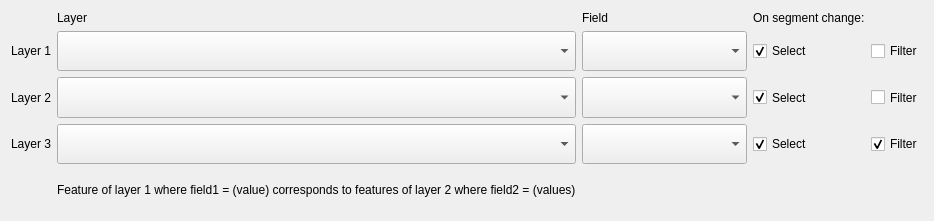
<?xml version="1.0" encoding="UTF-8"?>
<ui version="4.0">
 <class>Dialog</class>
 <widget class="QDialog" name="Dialog">
  <property name="geometry">
   <rect>
    <x>0</x>
    <y>0</y>
    <width>934</width>
    <height>221</height>
   </rect>
  </property>
  <property name="windowTitle">
   <string>Set layers</string>
  </property>
  <layout class="QGridLayout" name="gridLayout">
   <item row="0" column="1">
    <widget class="QLabel" name="label_4">
     <property name="sizePolicy">
      <sizepolicy hsizetype="MinimumExpanding" vsizetype="Fixed">
       <horstretch>0</horstretch>
       <verstretch>0</verstretch>
      </sizepolicy>
     </property>
     <property name="text">
      <string>Layer</string>
     </property>
    </widget>
   </item>
   <item row="1" column="2">
    <widget class="uniqueFieldBox" name="field1">
     <property name="sizePolicy">
      <sizepolicy hsizetype="MinimumExpanding" vsizetype="Preferred">
       <horstretch>0</horstretch>
       <verstretch>0</verstretch>
      </sizepolicy>
     </property>
     <property name="toolTip">
      <string>&lt;html&gt;&lt;head/&gt;&lt;body&gt;&lt;p&gt;Field for mapping&lt;/p&gt;&lt;/body&gt;&lt;/html&gt;</string>
     </property>
    </widget>
   </item>
   <item row="3" column="0">
    <widget class="QLabel" name="label_3">
     <property name="sizePolicy">
      <sizepolicy hsizetype="Minimum" vsizetype="Preferred">
       <horstretch>0</horstretch>
       <verstretch>0</verstretch>
      </sizepolicy>
     </property>
     <property name="text">
      <string>Layer 3</string>
     </property>
    </widget>
   </item>
   <item row="0" column="2">
    <widget class="QLabel" name="label_5">
     <property name="sizePolicy">
      <sizepolicy hsizetype="Minimum" vsizetype="Fixed">
       <horstretch>0</horstretch>
       <verstretch>0</verstretch>
      </sizepolicy>
     </property>
     <property name="text">
      <string>Field</string>
     </property>
    </widget>
   </item>
   <item row="3" column="2">
    <widget class="uniqueFieldBox" name="field3">
     <property name="sizePolicy">
      <sizepolicy hsizetype="Preferred" vsizetype="Preferred">
       <horstretch>0</horstretch>
       <verstretch>0</verstretch>
      </sizepolicy>
     </property>
     <property name="toolTip">
      <string>&lt;html&gt;&lt;head/&gt;&lt;body&gt;&lt;p&gt;Only required if using 'add features within geometry'. Field of buffers to use for mapping. Values should be same as layer 1 field. &lt;/p&gt;&lt;/body&gt;&lt;/html&gt;</string>
     </property>
    </widget>
   </item>
   <item row="0" column="3">
    <widget class="QLabel" name="label_6">
     <property name="sizePolicy">
      <sizepolicy hsizetype="Minimum" vsizetype="Fixed">
       <horstretch>0</horstretch>
       <verstretch>0</verstretch>
      </sizepolicy>
     </property>
     <property name="text">
      <string>On segment change:</string>
     </property>
    </widget>
   </item>
   <item row="3" column="4">
    <widget class="QCheckBox" name="filter3">
     <property name="sizePolicy">
      <sizepolicy hsizetype="Preferred" vsizetype="Preferred">
       <horstretch>0</horstretch>
       <verstretch>0</verstretch>
      </sizepolicy>
     </property>
     <property name="text">
      <string>Filter</string>
     </property>
     <property name="checked">
      <bool>true</bool>
     </property>
    </widget>
   </item>
   <item row="2" column="0">
    <widget class="QLabel" name="label_2">
     <property name="sizePolicy">
      <sizepolicy hsizetype="Minimum" vsizetype="Preferred">
       <horstretch>0</horstretch>
       <verstretch>0</verstretch>
      </sizepolicy>
     </property>
     <property name="text">
      <string>Layer 2</string>
     </property>
    </widget>
   </item>
   <item row="3" column="3">
    <widget class="QCheckBox" name="select3">
     <property name="sizePolicy">
      <sizepolicy hsizetype="Preferred" vsizetype="Preferred">
       <horstretch>0</horstretch>
       <verstretch>0</verstretch>
      </sizepolicy>
     </property>
     <property name="text">
      <string>Select</string>
     </property>
     <property name="checked">
      <bool>true</bool>
     </property>
    </widget>
   </item>
   <item row="3" column="1">
    <widget class="QgsMapLayerComboBox" name="layer3">
     <property name="sizePolicy">
      <sizepolicy hsizetype="MinimumExpanding" vsizetype="Preferred">
       <horstretch>0</horstretch>
       <verstretch>0</verstretch>
      </sizepolicy>
     </property>
     <property name="toolTip">
      <string>&lt;html&gt;&lt;head/&gt;&lt;body&gt;&lt;p&gt;Like layer 1 but with polygon geometry. Only required if using 'add features within geometry'.&lt;/p&gt;&lt;/body&gt;&lt;/html&gt;</string>
     </property>
     <property name="allowEmptyLayer">
      <bool>true</bool>
     </property>
    </widget>
   </item>
   <item row="2" column="4">
    <widget class="QCheckBox" name="filter2">
     <property name="sizePolicy">
      <sizepolicy hsizetype="Preferred" vsizetype="Preferred">
       <horstretch>0</horstretch>
       <verstretch>0</verstretch>
      </sizepolicy>
     </property>
     <property name="text">
      <string>Filter</string>
     </property>
    </widget>
   </item>
   <item row="2" column="2">
    <widget class="uniqueFieldBox" name="field2">
     <property name="sizePolicy">
      <sizepolicy hsizetype="Preferred" vsizetype="Preferred">
       <horstretch>0</horstretch>
       <verstretch>0</verstretch>
      </sizepolicy>
     </property>
     <property name="toolTip">
      <string>&lt;html&gt;&lt;head/&gt;&lt;body&gt;&lt;p&gt;Field of layer 2 for mapping&lt;/p&gt;&lt;/body&gt;&lt;/html&gt;</string>
     </property>
    </widget>
   </item>
   <item row="2" column="1">
    <widget class="QgsMapLayerComboBox" name="layer2">
     <property name="sizePolicy">
      <sizepolicy hsizetype="MinimumExpanding" vsizetype="Preferred">
       <horstretch>0</horstretch>
       <verstretch>0</verstretch>
      </sizepolicy>
     </property>
     <property name="toolTip">
      <string>&lt;html&gt;&lt;head/&gt;&lt;body&gt;&lt;p&gt;Many feature of this layer map to 1 feature of layer 1.&lt;/p&gt;&lt;/body&gt;&lt;/html&gt;</string>
     </property>
    </widget>
   </item>
   <item row="2" column="3">
    <widget class="QCheckBox" name="select2">
     <property name="sizePolicy">
      <sizepolicy hsizetype="Preferred" vsizetype="Preferred">
       <horstretch>0</horstretch>
       <verstretch>0</verstretch>
      </sizepolicy>
     </property>
     <property name="text">
      <string>Select</string>
     </property>
     <property name="checked">
      <bool>true</bool>
     </property>
    </widget>
   </item>
   <item row="1" column="3">
    <widget class="QCheckBox" name="select1">
     <property name="sizePolicy">
      <sizepolicy hsizetype="Preferred" vsizetype="Preferred">
       <horstretch>0</horstretch>
       <verstretch>0</verstretch>
      </sizepolicy>
     </property>
     <property name="text">
      <string>Select</string>
     </property>
     <property name="checked">
      <bool>true</bool>
     </property>
    </widget>
   </item>
   <item row="1" column="0">
    <widget class="QLabel" name="label">
     <property name="sizePolicy">
      <sizepolicy hsizetype="Minimum" vsizetype="Preferred">
       <horstretch>0</horstretch>
       <verstretch>0</verstretch>
      </sizepolicy>
     </property>
     <property name="text">
      <string>Layer 1</string>
     </property>
    </widget>
   </item>
   <item row="1" column="4">
    <widget class="QCheckBox" name="filter1">
     <property name="sizePolicy">
      <sizepolicy hsizetype="Preferred" vsizetype="Preferred">
       <horstretch>0</horstretch>
       <verstretch>0</verstretch>
      </sizepolicy>
     </property>
     <property name="text">
      <string>Filter</string>
     </property>
    </widget>
   </item>
   <item row="1" column="1">
    <widget class="QgsMapLayerComboBox" name="layer1">
     <property name="sizePolicy">
      <sizepolicy hsizetype="MinimumExpanding" vsizetype="Preferred">
       <horstretch>0</horstretch>
       <verstretch>0</verstretch>
      </sizepolicy>
     </property>
     <property name="toolTip">
      <string>&lt;html&gt;&lt;head/&gt;&lt;body&gt;&lt;p&gt;1 feature of this layer maps to many features of layer 2.&lt;/p&gt;&lt;/body&gt;&lt;/html&gt;</string>
     </property>
    </widget>
   </item>
   <item row="4" column="1">
    <widget class="QLabel" name="label_7">
     <property name="text">
      <string>Feature of layer 1 where field1 = (value) corresponds to features of layer 2 where field2 = (values)</string>
     </property>
    </widget>
   </item>
  </layout>
 </widget>
 <customwidgets>
  <customwidget>
   <class>QgsMapLayerComboBox</class>
   <extends>QComboBox</extends>
   <header>qgsmaplayercombobox.h</header>
  </customwidget>
  <customwidget>
   <class>uniqueFieldBox</class>
   <extends>QComboBox</extends>
   <header>.widgets.filterableFieldBox</header>
   <slots>
    <slot>setLayer(QgsMapLayer*)</slot>
    <slot>setField(QString)</slot>
   </slots>
  </customwidget>
 </customwidgets>
 <resources/>
 <connections>
  <connection>
   <sender>layer1</sender>
   <signal>layerChanged(QgsMapLayer*)</signal>
   <receiver>field1</receiver>
   <slot>setLayer(QgsMapLayer*)</slot>
   <hints>
    <hint type="sourcelabel">
     <x>312</x>
     <y>208</y>
    </hint>
    <hint type="destinationlabel">
     <x>608</x>
     <y>208</y>
    </hint>
   </hints>
  </connection>
  <connection>
   <sender>layer2</sender>
   <signal>layerChanged(QgsMapLayer*)</signal>
   <receiver>field2</receiver>
   <slot>setLayer(QgsMapLayer*)</slot>
   <hints>
    <hint type="sourcelabel">
     <x>312</x>
     <y>343</y>
    </hint>
    <hint type="destinationlabel">
     <x>608</x>
     <y>343</y>
    </hint>
   </hints>
  </connection>
  <connection>
   <sender>layer3</sender>
   <signal>layerChanged(QgsMapLayer*)</signal>
   <receiver>field3</receiver>
   <slot>setLayer(QgsMapLayer*)</slot>
   <hints>
    <hint type="sourcelabel">
     <x>312</x>
     <y>477</y>
    </hint>
    <hint type="destinationlabel">
     <x>608</x>
     <y>477</y>
    </hint>
   </hints>
  </connection>
 </connections>
</ui>
